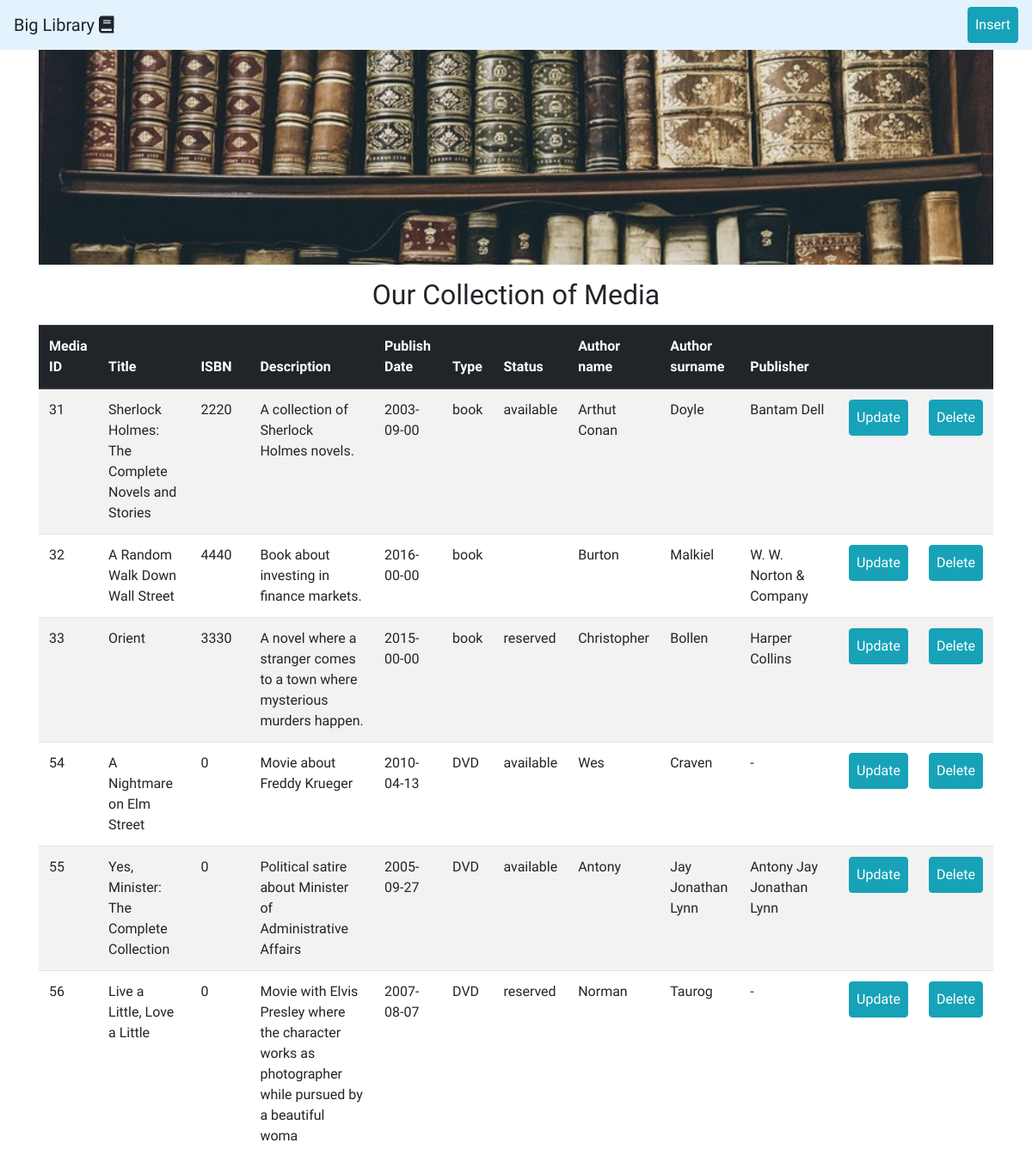
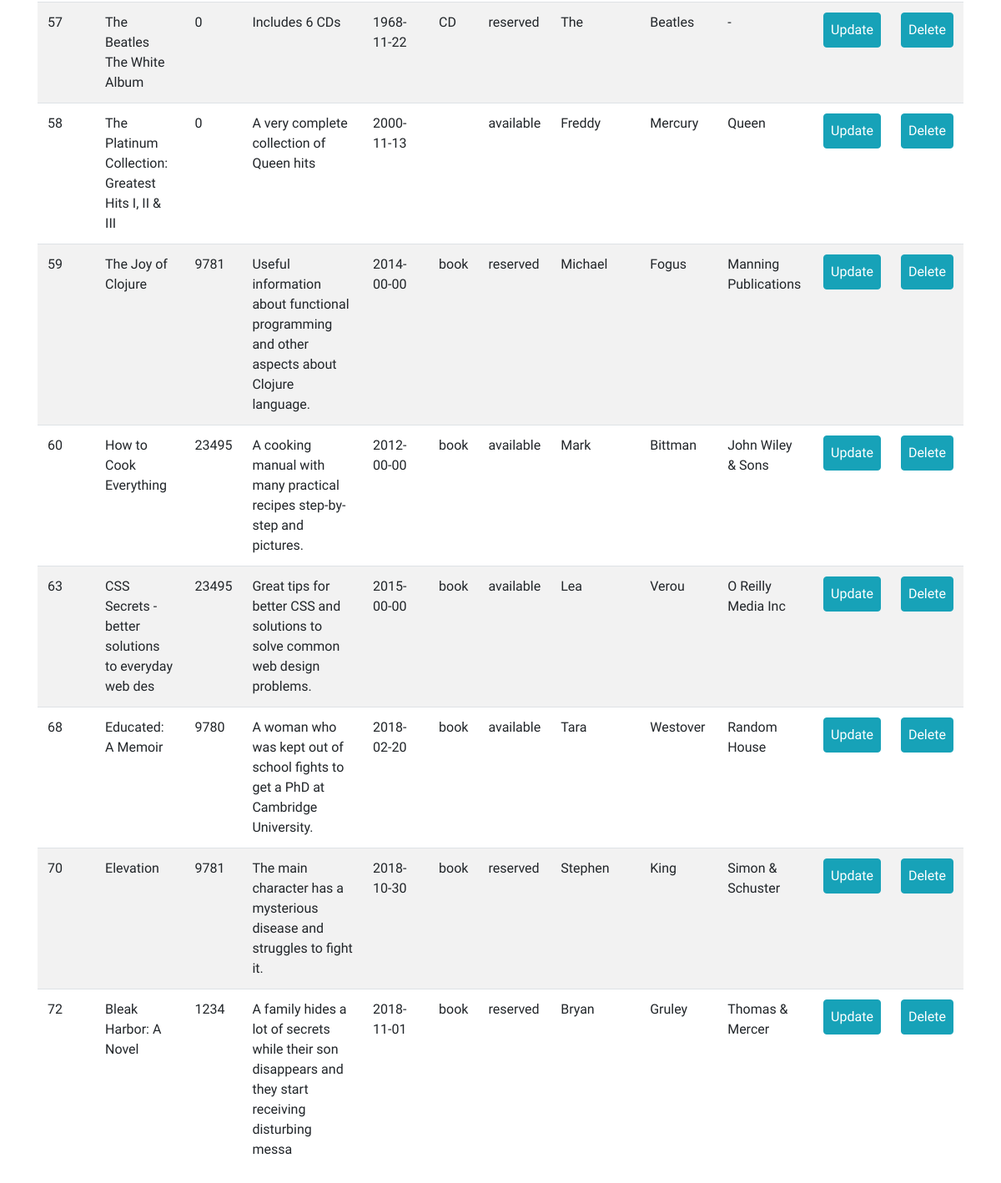
The page / on the database its author committed (2 pictures, top to bottom).
### tables this page shows
CREATE TABLE `media_info` (
  `ID` int(11) NOT NULL,
  `ISBN` int(11) NOT NULL,
  `description` varchar(100) NOT NULL,
  `publish_date` date NOT NULL,
  `type` varchar(50) NOT NULL,
  `author_ID` int(11) NOT NULL,
  `publisher_ID` int(11) NOT NULL,
  `media_ID` int(11) NOT NULL,
  `status` varchar(50) NOT NULL
);

CREATE TABLE `media` (
  `ID` int(11) NOT NULL,
  `title` varchar(50) NOT NULL,
  `image` varchar(50) NOT NULL
);

CREATE TABLE `author` (
  `ID` int(11) NOT NULL,
  `name` varchar(50) NOT NULL,
  `surname` varchar(50) NOT NULL
);

CREATE TABLE `publisher` (
  `ID` int(11) NOT NULL,
  `name` varchar(50) NOT NULL,
  `address` varchar(50) NOT NULL,
  `size` varchar(50) NOT NULL
);

### index.php (the view, shortened to what this page needs)
<!doctype html>
<html lang="en">
  <head>
    <link rel="stylesheet" href="style.css">
    <link rel="stylesheet" href="https://stackpath.bootstrapcdn.com/bootstrap/4.1.3/css/bootstrap.min.css">
    <link rel="stylesheet" href="https://use.fontawesome.com/releases/v5.5.0/css/all.css">
  </head>
  <body id="all">
    <nav class="navbar navbar-light" style="background-color: #e3f2fd;">
      <a class="navbar-brand">Big Library
        <i class="fas fa-book"></i>
      </a>
      <div>
        <button type="button" class="btn btn-info p-2 text-center" id="insertBtn">Insert</button>
      </div>
    </nav>
    <div class="container">
      <div class="hero-image">
        <img src="img/library2.jpg" alt="books">
      </div>
      <h2 class="text-center pt-3">Our Collection of Media</h2>
      <?php
          $db = new Database();
          $conn = $db->connectDB();
          $query = "SELECT media.ID, media.title, media_info.ISBN, media_info.description, media_info.publish_date, media_info.type, media_info.status, author.name, author.surname, publisher.name AS
            publisher_name
            FROM media
            LEFT JOIN media_info ON media.ID = media_info.media_ID
            LEFT JOIN author ON author.ID = media_info.author_ID
            LEFT JOIN publisher ON publisher.ID = media_info.publisher_ID";
          $result = mysqli_query($conn, $query);
              if ($result->num_rows > 0) {
                  echo "<table class='table table-striped col-12 mt-3'><thead class='thead-dark'><tr><th>Media ID</th><th>Title</th><th>ISBN</th><th>Description</th><th>Publish Date</th><th>Type</th><th>Status</th><th>Author name</th><th>Author surname</th><th>Publisher</th><th></th><th></th></tr></thead>";
                  while($row = $result->fetch_assoc()) {
                      echo "<tr><td>".$row["ID"]."</td><td>".$row["title"]."</td><td>".$row["ISBN"]."</td><td>".$row["description"]."</td><td>".$row["publish_date"]."</td><td>".$row["type"]."</td><td>".$row["status"]."</td><td>".$row["name"]."</td><td>".$row["surname"]."</td><td>".$row["publisher_name"]."</td><td><button type='button' class='btn btn-info p-2 text-center'>Update</button></td><td><button type='button' class='btn btn-info p-2 text-center'>Delete</button></td></tr>";
                  }
                  echo "</table>";
                } else {
                  echo "0 results";
              }
      ?>
  </body>
</html>

### style.css (style rules this page uses)
#all { font-family: 'PT Sans Narrow', sans-serif; }
.hero-image { height: 250px; overflow: hidden; }
.hero-image img { width: 100%; }

### rows shown on the page
media_info: media_ID.ID "31", media_ID.title "Sherlock Holmes: The Complete Novels and Stories", ISBN "2220", description "A collection of Sherlock Holmes novels.", publish_date "2003-09-00", type "book", status "available", author_ID.name "Arthut Conan", author_ID.surname "Doyle", publisher_ID.name "Bantam Dell"
media_info: media_ID.ID "32", media_ID.title "A Random Walk Down Wall Street", ISBN "4440", description "Book about investing in finance markets.", publish_date "2016-00-00", type "book", author_ID.name "Burton", author_ID.surname "Malkiel", publisher_ID.name "W. W. Norton & Company"
media_info: media_ID.ID "33", media_ID.title "Orient", ISBN "3330", description "A novel where a stranger comes to a town where mysterious murders happen.", publish_date "2015-00-00", type "book", status "reserved", author_ID.name "Christopher", author_ID.surname "Bollen", publisher_ID.name "Harper Collins"
media_info: media_ID.ID "54", media_ID.title "A Nightmare on Elm Street", ISBN "0", description "Movie about Freddy Krueger", publish_date "2010-04-13", type "DVD", status "available", author_ID.name "Wes", author_ID.surname "Craven", publisher_ID.name "-"
media_info: media_ID.ID "55", media_ID.title "Yes, Minister: The Complete Collection", ISBN "0", description "Political satire about Minister of Administrative Affairs", publish_date "2005-09-27", type "DVD", status "available", author_ID.name "Antony", author_ID.surname "Jay Jonathan Lynn", publisher_ID.name "Antony Jay Jonathan Lynn"
media_info: media_ID.ID "56", media_ID.title "Live a Little, Love a Little", ISBN "0", description "Movie with Elvis Presley where the character works as photographer while pursued by a beautiful woma", publish_date "2007-08-07", type "DVD", status "reserved", author_ID.name "Norman", author_ID.surname "Taurog", publisher_ID.name "-"
media_info: media_ID.ID "57", media_ID.title "The Beatles The White Album", ISBN "0", description "Includes 6 CDs", publish_date "1968-11-22", type "CD", status "reserved", author_ID.name "The", author_ID.surname "Beatles", publisher_ID.name "-"
media_info: media_ID.ID "58", media_ID.title "The Platinum Collection: Greatest Hits I, II & III", ISBN "0", description "A very complete collection of Queen hits", publish_date "2000-11-13", status "available", author_ID.name "Freddy", author_ID.surname "Mercury", publisher_ID.name "Queen"
media_info: media_ID.ID "59", media_ID.title "The Joy of Clojure", ISBN "9781", description "Useful information about functional programming and other aspects about Clojure language.", publish_date "2014-00-00", type "book", status "reserved", author_ID.name "Michael", author_ID.surname "Fogus", publisher_ID.name "Manning Publications"
media_info: media_ID.ID "60", media_ID.title "How to Cook Everything", ISBN "23495", description "A cooking manual with many practical recipes step-by-step and pictures.", publish_date "2012-00-00", type "book", status "available", author_ID.name "Mark", author_ID.surname "Bittman", publisher_ID.name "John Wiley & Sons"
media_info: media_ID.ID "63", media_ID.title "CSS Secrets - better solutions to everyday web des", ISBN "23495", description "Great tips for better CSS and solutions to solve common web design problems.", publish_date "2015-00-00", type "book", status "available", author_ID.name "Lea", author_ID.surname "Verou", publisher_ID.name "O Reilly Media Inc"
media_info: media_ID.ID "68", media_ID.title "Educated: A Memoir", ISBN "9780", description "A woman who was kept out of school fights to get a PhD at Cambridge University.", publish_date "2018-02-20", type "book", status "available", author_ID.name "Tara", author_ID.surname "Westover", publisher_ID.name "Random House"
media_info: media_ID.ID "70", media_ID.title "Elevation", ISBN "9781", description "The main character has a mysterious disease and struggles to fight it.", publish_date "2018-10-30", type "book", status "reserved", author_ID.name "Stephen", author_ID.surname "King", publisher_ID.name "Simon & Schuster"
media_info: media_ID.ID "72", media_ID.title "Bleak Harbor: A Novel", ISBN "1234", description "A family hides a lot of secrets while their son disappears and they start receiving disturbing messa", publish_date "2018-11-01", type "book", status "reserved", author_ID.name "Bryan", author_ID.surname "Gruley", publisher_ID.name "Thomas & Mercer"
